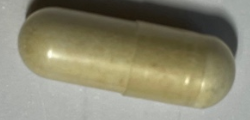
#> input picture test/images/1.PNG, 250 x 120 px, found by its file name
$ jupyter execute ColorComparing.ipynb   (shell and % lines are left out)
#> lines starting #> are read from the running program, lines starting #| are printed output that depends on the picture
[cell 1]
import numpy as np
import cv2
import matplotlib.image as mpimg
from matplotlib import pyplot as plt
from sklearn.cluster import KMeans


def centroid_histogram(clt):
    # grab the number of different clusters and create a histogram
    # based on the number of pixels assigned to each cluster
    numLabels = np.arange(0, len(np.unique(clt.labels_)) + 1)
    (hist, _) = np.histogram(clt.labels_, bins=numLabels)

    # normalize the histogram, such that it sums to one
    hist = hist.astype("float")
    hist /= hist.sum()

    # return the histogram
    return hist

def plot_colors(hist, centroids):
    # initialize the bar chart representing the relative frequency
    # of each of the colors
    bar = np.zeros((50, 300, 3), dtype="uint8")
    startX = 0

    # loop over the percentage of each cluster and the color of
    # each cluster
    for (percent, color) in zip(hist, centroids):
        # plot the relative percentage of each cluster
        endX = startX + (percent * 300)
        cv2.rectangle(bar, (int(startX), 0), (int(endX), 50),
                      color.astype("uint8").tolist(), -1)
        startX = endX

    # return the bar chart
    return bar

def image_color_cluster(image_path, k = 5):
    image = image_path
    image = image.reshape((image.shape[0] * image.shape[1], 3))

    clt = KMeans(n_clusters = k)
    clt.fit(image)

    hist = centroid_histogram(clt)
    print(hist)
    bar = plot_colors(hist, clt.cluster_centers_)

    plt.figure()
    plt.axis("off")
    plt.imshow(bar)
    plt.show()


test1 = []
test2 = []

#preview image
img = cv2.imread("images/1.png")
#> img is the input picture: shape (120, 250, 3); mean B, G, R 112.1, 133.8, 137.3
fix_img = cv2.cvtColor(img, cv2.COLOR_BGR2RGB)
plt.imshow(fix_img)

k=10
image = fix_img
image = image.reshape((image.shape[0] * image.shape[1], 3))
clt = KMeans(n_clusters = k)
clt.fit(image)

hist = centroid_histogram(clt)
#print(hist)
test1 = hist
print(test1)
bar = plot_colors(hist, clt.cluster_centers_)
#> after the loop in plot_colors, `for (percent, color) in zip(hist, centroids):`:
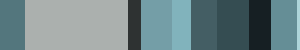
#> bar: shape (50, 300, 3); mean of channels 0, 1, 2 136.6, 133.2, 111.4; drawn as B, G, R

plt.figure()
plt.axis("off")
plt.imshow(bar)
plt.show()


#image_color_cluster(fix_img)

[cell 2]
#preview image
img = cv2.imread("images/5.png")
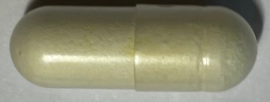
#> input picture test/images/5.PNG, 270 x 102 px, found by its file name
#> img is the input picture: shape (102, 270, 3); mean B, G, R 114.3, 138.1, 139.3
fix_img = cv2.cvtColor(img, cv2.COLOR_BGR2RGB)
#> fix_img: shape (102, 270, 3)
plt.imshow(fix_img)

k=10
image = fix_img
image = image.reshape((image.shape[0] * image.shape[1], 3))
clt = KMeans(n_clusters = k)
clt.fit(image)

hist = centroid_histogram(clt)
#print(hist)
test2 = hist
print(test2)
bar = plot_colors(hist, clt.cluster_centers_)
#> after the loop in plot_colors (call 2), `for (percent, color) in zip(hist, centroids):`:
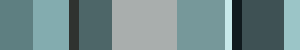
#> bar: shape (50, 300, 3); mean of channels 0, 1, 2 139.2, 137.7, 113.7; drawn as B, G, R

plt.figure()
plt.axis("off")
plt.imshow(bar)
plt.show()

[cell 3]
result = test1 - test2
print(result)
count = 0
if abs(result[0])<0.1 :count += 1
if abs(result[1])<0.1 :count += 1
if abs(result[2])<0.1 :count += 1
if abs(result[3])<0.1 :count += 1
if abs(result[4])<0.1 :count += 1
print(count)

if count>=5 :
    print('같은 색상입니다.')
else :
    print('다른 색상입니다.')

[cell 4]
test1 = []
test2 = []

#preview image
img = cv2.imread("images/5.png")
fix_img = cv2.cvtColor(img, cv2.COLOR_BGR2RGB)
plt.imshow(fix_img)

k=10
image = fix_img
image = image.reshape((image.shape[0] * image.shape[1], 3))
clt = KMeans(n_clusters = k)
clt.fit(image)

hist = centroid_histogram(clt)
#print(hist)
test1 = hist
print(test1)
bar = plot_colors(hist, clt.cluster_centers_)
#> after the loop in plot_colors (call 3), `for (percent, color) in zip(hist, centroids):`:
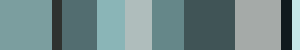
#> bar: shape (50, 300, 3); mean of channels 0, 1, 2 138.5, 137.5, 113.9; drawn as B, G, R

plt.figure()
plt.axis("off")
plt.imshow(bar)
plt.show()


#image_color_cluster(fix_img)

[cell 5]
#preview image
img = cv2.imread("images/6.png")
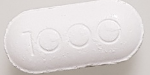
#> input picture test/images/6.PNG, 150 x 75 px, found by its file name
#> img is the input picture: shape (75, 150, 3); mean B, G, R 213.3, 214.3, 219.8
fix_img = cv2.cvtColor(img, cv2.COLOR_BGR2RGB)
#> fix_img: shape (75, 150, 3)
plt.imshow(fix_img)

k=10
image = fix_img
image = image.reshape((image.shape[0] * image.shape[1], 3))
clt = KMeans(n_clusters = k)
clt.fit(image)

hist = centroid_histogram(clt)
#print(hist)
test2 = hist
print(test2)
bar = plot_colors(hist, clt.cluster_centers_)
#> after the loop in plot_colors (call 4), `for (percent, color) in zip(hist, centroids):`:
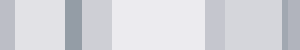
#> bar: shape (50, 300, 3); mean of channels 0, 1, 2 219.5, 214, 213.1; drawn as B, G, R

plt.figure()
plt.axis("off")
plt.imshow(bar)
plt.show()
